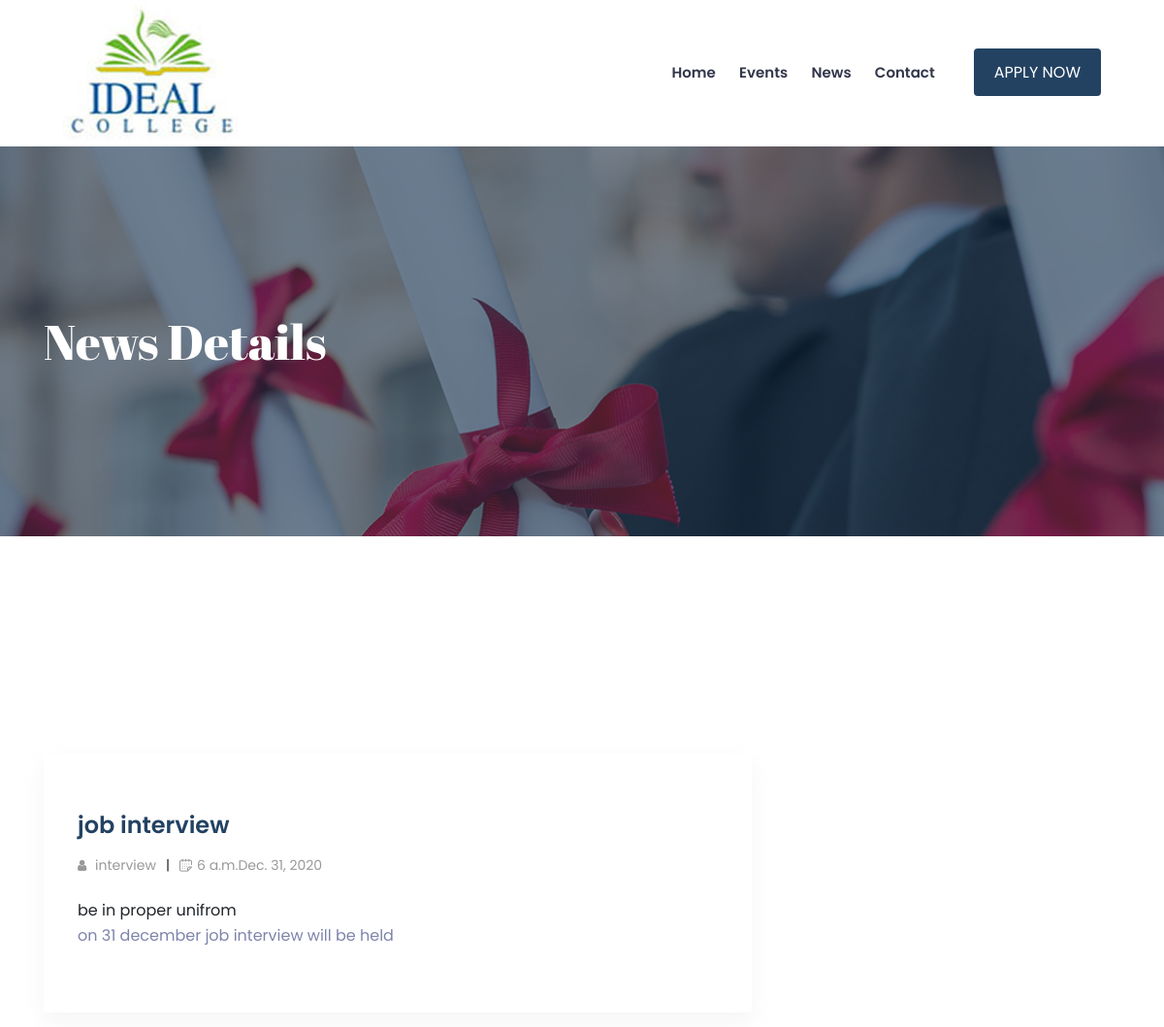
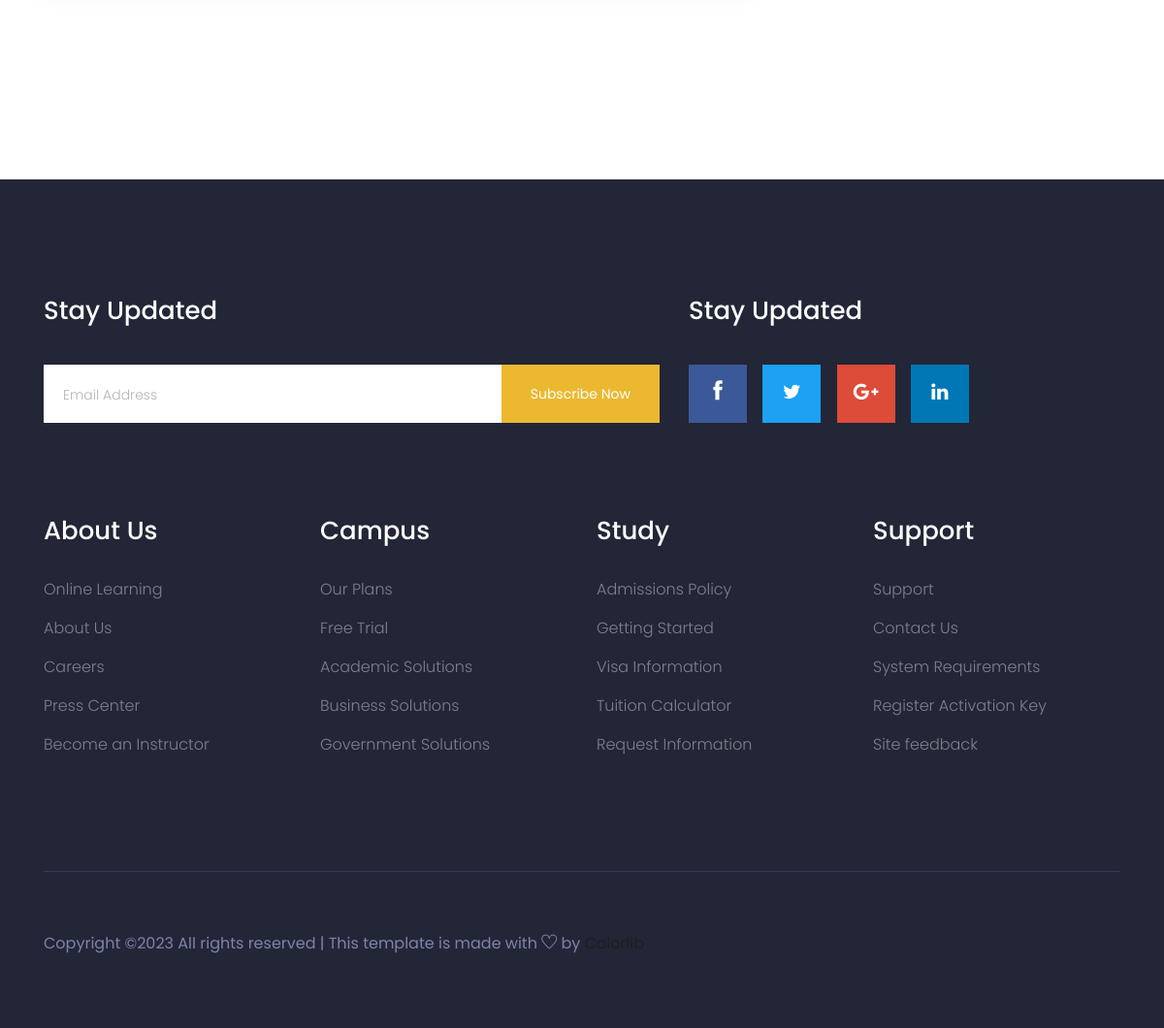
/News, run on the app's committed database (2 pictures, top to bottom).
### saket/models.py (models this page shows)
class News(models.Model):
    pho = models.ImageField(upload_to='media/')
    new_type = models.CharField(max_length=50)
    title = models.CharField(max_length=50)
    post_time = models.TimeField(max_length=50)
    post_date = models.DateField(max_length=50)
    quote = models.TextField(max_length=50)
    dis = models.TextField(max_length=10000)

### saket/views.py (the view)
# urls.py: path('News', views.news, name="news"),
def news(request):
    data = News.objects.all()
    context = {}
    context['news'] = data
    return render(request, 'news.html', context)

### saket/templates/news.html (shortened to what this page needs)
{% extends "base.html" %}
{% load static %}
{% block content %}
    <div class="bradcam_area breadcam_bg">
        <div class="container">
            <div class="row">
                <div class="col-xl-12">
                    <div class="bradcam_text">
                        <h3>news details</h3>
                    </div>
                </div>
            </div>
        </div>
    </div>
    <div class="event_details_area section__padding">
        <div class="container">
            {%for i in news%}
                <div class="row">
                    <div class="col-lg-8 posts-list">
                       <div class="single-post">
                          <div class="feature-img">
                          </div>
                          <div class="blog_details">
                             <h2>
                                 {{i.title}}
                             </h2>
                             <ul class="blog-info-link mt-3 mb-4">
                                <li><a href="#"><i class="fa fa-user"></i> {{i.new_type}}</a></li>
                                <li><a href="#"><i class="flaticon-calendar-1"></i>{{i.post_time}}{{i.post_date}} </a></li>
                             </ul>
                             <div class="quote-wrapper">
                                <div class="quotes">
                                    {{i.quote}}
                                </div>
                             </div>
                             <p>
                                 {{i.dis}}
                             </p>
                          </div>
                       </div>
                    </div>
                </div>
            {%endfor%}
        </div>
    </div>
{% endblock %}

### data on the page
News: title "job interview", new_type "interview", post_time "6 a.m.", post_date "Dec. 31, 2020", quote "be in proper unifrom", dis "on 31 december job interview will be held"
